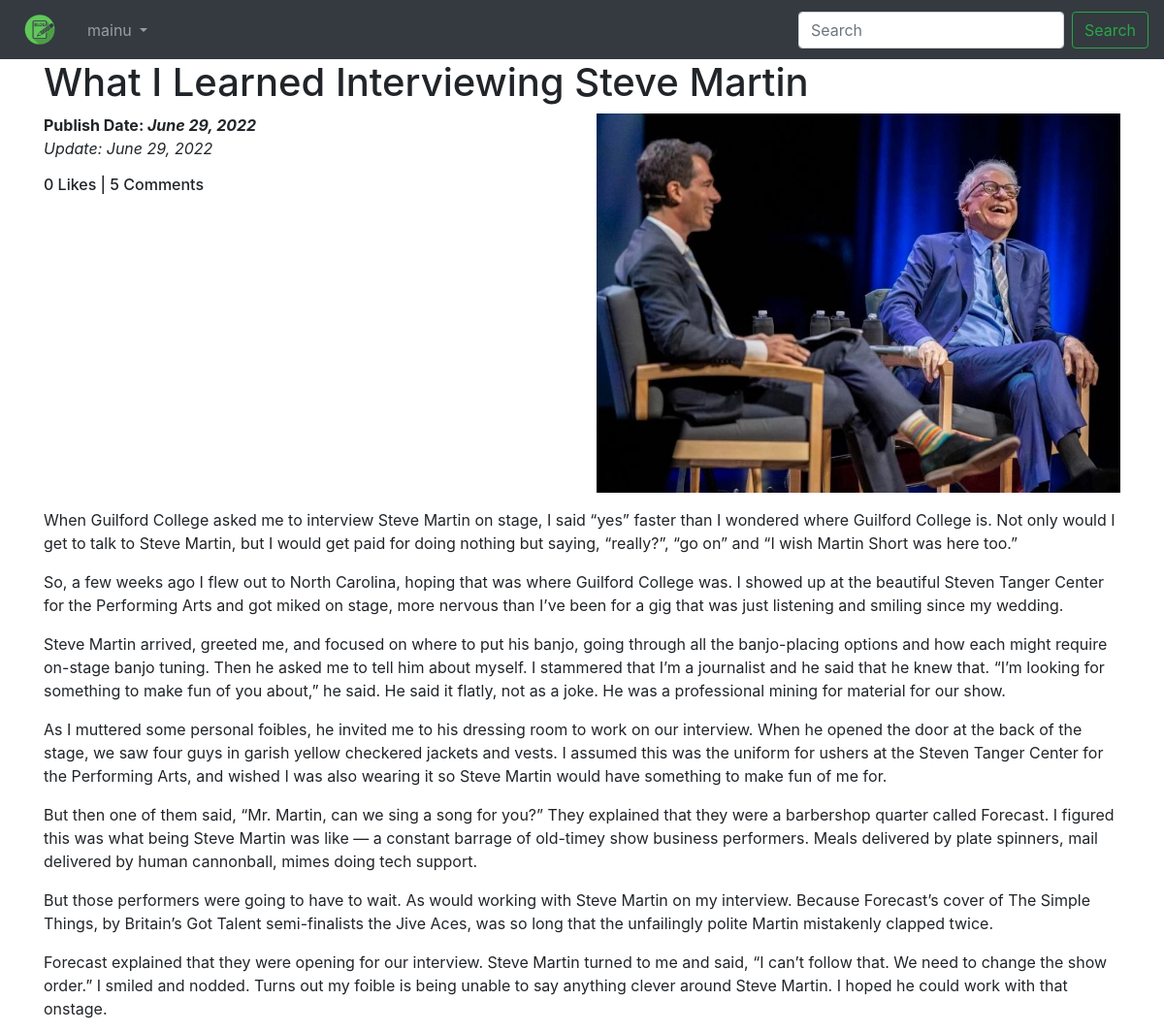
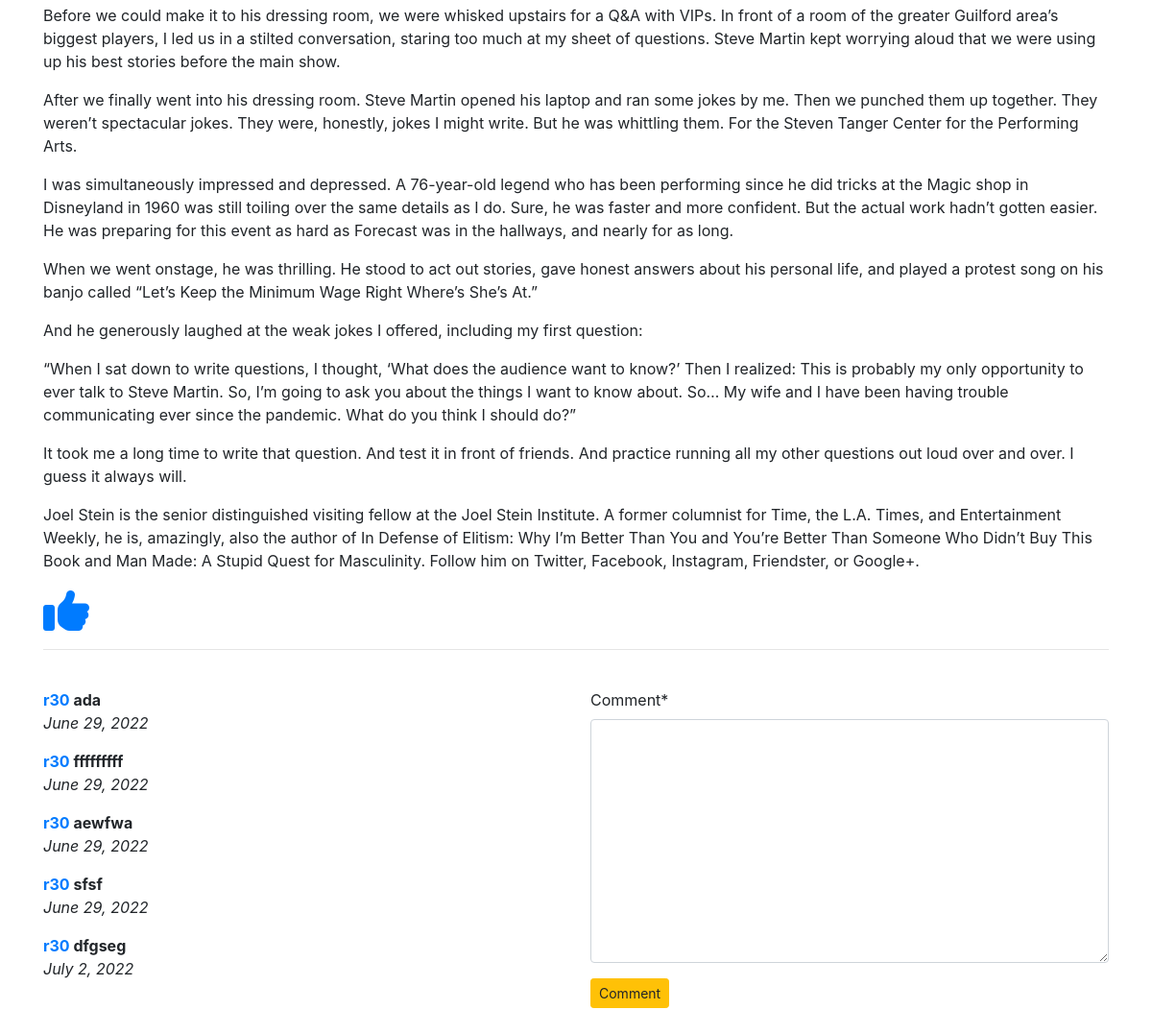
Screenshot of /blog/blog-detail/What+I+Learned+Interviewing+Steve+Martin+d886df18-d35e-4785-a6dd-f33a1458c4e2/ (signed in) with the database file from the repository (2 pictures, top to bottom).
### App_Blog/models.py (models this page shows, shortened)
class Blog(models.Model):
    user = models.ForeignKey(User, related_name='blog_user', on_delete=models.CASCADE)
    blog_title = models.CharField(max_length=100,verbose_name='Title')
    slug = models.SlugField(max_length=100,unique=True)
    blog_content = models.TextField(verbose_name='What is your mind?')
    publish_date = models.DateField(auto_now_add=True)
    update_date = models.DateField(auto_now=True)
    blog_image = models.ImageField(upload_to='blog_images', verbose_name='Image')
    class Meta:
        ordering = ('-publish_date',)

class Comment(models.Model):
    user = models.ForeignKey(User, related_name='comment_user', on_delete=models.CASCADE)
    blog = models.ForeignKey(Blog, related_name='comment_blog', on_delete=models.CASCADE)
    blog_comment = models.TextField(verbose_name="Comment")
    publish_date = models.DateField(auto_now_add=True)

### App_Blog/views.py (the view, shortened to what this page needs)
# urls.py: path('blog-detail/<slug>/',views.blog_detail, name='blog_detail'),
@login_required
def blog_detail(request, slug):
    blog = Blog.objects.get(slug=slug)
    form = CommentForm()
    already_liked = Likes.objects.filter(user=request.user,blog=blog)
    if already_liked:
        like = True
    else:
        like = False
    dict={'form':form, 'blog':blog, 'like':like}
    return render(request, 'App_Blog/blog_detail.html', dict)

### App_Blog/forms.py
class CommentForm(forms.ModelForm):
    class Meta:
        model = Comment
        fields = ['blog_comment',]

### templates/App_Blog/blog_detail.html (shortened to what this page needs)
{% extends 'base.html' %}
{% load crispy_forms_tags %}
{% block body_block %}
<h1>{{ blog.blog_title }}</h1>
<div class="row">
    <div class="col-sm-6">
        <strong>Publish Date: <i>{{ blog.publish_date }}</i></strong>
        <p><i>Update: {{ blog.update_date }}</i></p>
        <h6>{{ blog.likes_blog.count }} Likes | {{ blog.comment_blog.count }} Comments</h6>
    </div>
    <div class="col-sm-6">
        <img src="/media/{{ blog.blog_image }}" alt="{{ object.blog_title }}" width="100%">
    </div>
</div>
<p>{{ blog.blog_content|linebreaks }}</p>
{% if like %}
<a href={% url 'App_Blog:unliked' blog.pk %}><i class="fa-solid fa-thumbs-down fa-3x"></i></a>
{% else %}
<a href={% url 'App_Blog:liked' blog.pk %}><i class="fa-solid fa-thumbs-up fa-3x"></i></a>
{% endif %}
<br>
<hr>
<br>
<div class="row">
    <div class="col-sm-6">
        {% for comments in blog.comment_blog.all %}
        <strong><a href="#">{{ comments.user }}</a>  {{ comments.blog_comment }}</strong>
        <p><i>{{ comments.publish_date }}</i></p>
        {% endfor %}
    </div>
    <div class="col-sm-6">
        <form method="POST">
            {{ form|crispy }}
            <button type="submit" class="btn btn-sm btn-warning">Comment</button>
        </form>
    </div>
</div>
<br>
<br>
{% endblock %}

### templates/base.html (shortened to what this page needs)
<!doctype html>
<html lang="en">
  <head>
    <link rel="stylesheet" href="https://cdn.jsdelivr.net/npm/bootstrap@4.0.0/dist/css/bootstrap.min.css">
  </head>
  <body>
    <nav class="navbar navbar-expand-lg navbar-dark bg-dark">
      <a class="navbar-brand" href={% url 'index' %}><img src="/media/blog.png" alt="img" class="img-responsive" width="50px"></a>
      <div class="collapse navbar-collapse" id="navbarSupportedContent">
        <ul class="navbar-nav mr-auto">
          {% if user.is_authenticated %}
          <li class="nav-item dropdown">
            <a class="nav-link dropdown-toggle" href="#" id="navbarDropdown" role="button" data-toggle="dropdown" aria-haspopup="true" aria-expanded="false">
              {{ user.username }}
            </a>
          </li>
          {% endif %}
        </ul>
        <form class="form-inline my-2 my-lg-0">
          <input class="form-control mr-sm-2" type="search" placeholder="Search" aria-label="Search">
          <button class="btn btn-outline-success my-2 my-sm-0" type="submit">Search</button>
        </form>
      </div>
    </nav>
    <div class="container">
        {% block body_block %}
        {% endblock %}
    </div>
  </body>
</html>

### rows the page displays
Blog: blog_title "What I Learned Interviewing Steve Martin", publish_date "June 29, 2022", update_date "June 29, 2022", likes_blog.count "0", comment_blog.count "5", blog_image (picture), blog_content "When Guilford College asked me to interview Steve Martin on stage, I said “yes” faster than I wondered where Guilford College is. Not only would I get to talk to Steve Martin, but I would get paid for doing nothing but saying, “really?”, “go on” and “I wish Martin Short was here too.” So, a few weeks ago I flew out to North Carolina, hoping that was where Guilford College was. I showed up at the beautiful Steven Tanger Center for the Performing Arts and got miked on stage, more nervous than I’ve been for a gig that was just listening and smiling since my wedding. Steve Martin arrived, greeted me, and focused on where to put his banjo, going through all the banjo-placing options and how each…"
Comment: user "r30", blog_comment "ada", publish_date "June 29, 2022"
Comment: user "r30", blog_comment "fffffffff", publish_date "June 29, 2022"
Comment: user "r30", blog_comment "aewfwa", publish_date "June 29, 2022"
Comment: user "r30", blog_comment "sfsf", publish_date "June 29, 2022"
Comment: user "r30", blog_comment "dfgseg", publish_date "July 2, 2022"

### other values shown
{{ user.username }} "mainu"
